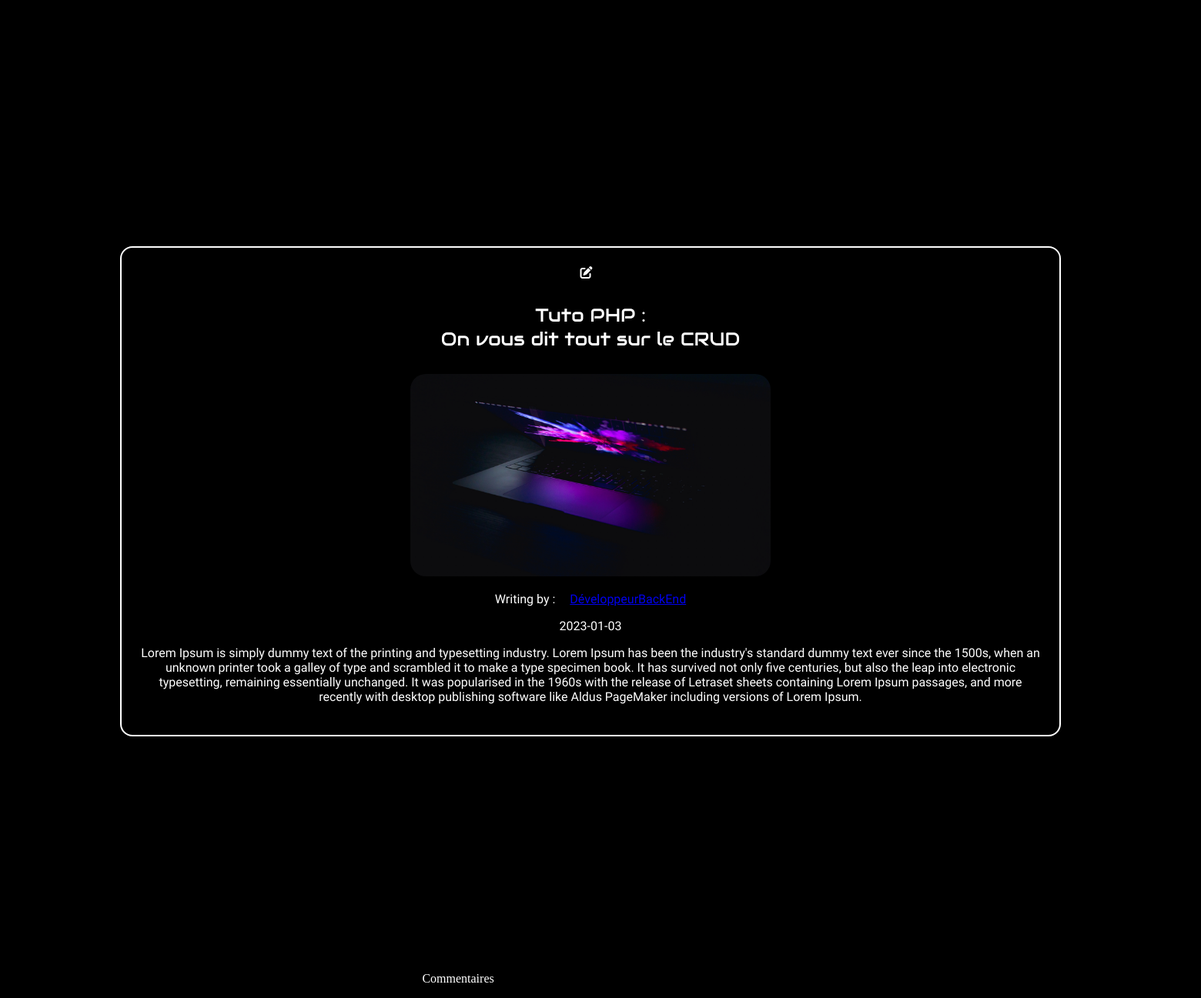
Screenshot of /single.php?id=2 with the database file from the repository.
### tables this page shows
CREATE TABLE `post` (
  `id_post` int(11) NOT NULL,
  `title` varchar(255) NOT NULL,
  `date` date NOT NULL,
  `content` text NOT NULL,
  `picture` varchar(255) DEFAULT NULL,
  `id_user` int(11) NOT NULL
);

CREATE TABLE `user` (
  `id_user` int(11) NOT NULL,
  `pseudo` varchar(255) NOT NULL,
  `email` varchar(255) NOT NULL,
  `password` varchar(255) NOT NULL,
  `id_role` int(11) DEFAULT NULL
);

### single.php (called while the page is built, shortened)
<?php
require_once'./Models/managers/PostManager.php';
$id = $_GET['id'];
$post = PostManager::getPostById($id);
require_once'./Views/singleViews.php';
?>

### Models/managers/PostManager.php (called while the page is built, shortened)
<?php
require_once'./Models/classes/Post.php';
class PostManager {
    public static function getPostById($id) {
            $dbh = dbconnect();
            $query = $dbh->prepare("SELECT * FROM post JOIN user ON post.id_user = user.id_user WHERE id_post =$id");
            $query->execute();
            $query->setFetchMode(PDO::FETCH_CLASS, 'Post');
            $post = $query->fetch();
            return $post;
    }
}

### Models/classes/Post.php (called while the page is built, shortened)
<?php
class Post {
    private $title;
    private $date;
    private $content;
    private $picture;
    private $id_user;
    private $pseudo;
    public function getTitle(){
        return $this->title;
    }
    public function getDate(){
        return $this->date;
    }
    public function getContent(){
        return $this->content;
    }
    public function getPicture(){
        return $this->picture;
    }
    public function getIdUser(){
        return $this->id_user;
    }
    public function getPseudo(){
        return $this->pseudo;
    }
}

### Views/singleViews.php (the view, shortened to what this page needs)
<?php
 require_once 'partials/header.php';
?>
<section class="container section single">
        <div>
        <i class="fa-solid fa-pen-to-square"></i>
        </div>
        <div class="article">
           <h2><?php echo $post->getTitle() ?></h2>
           <img class="image_article" src="./Content/<?php echo $post->getPicture() ?>" alt="image">
           <p> Writing by : <a class="span-author" href="author.php?id=<?php echo $post->getIdUser()?>"> <?php echo $post->getPseudo(); ?></a></p>
           <p><?php echo $post->getDate() ?></p>
           <p><?php echo $post->getContent() ?></p>
        </div>
</section>
<section class="container section comment">
<p>Commentaires <br>
</section>
<?php
 require_once 'partials/footer.php';
 ?>
</body>
</html>

### Content/style.css (style rules this page uses)
body { background: rgb(0, 0, 0); color: #ffff; z-index: 2; height: 100vh; animation: transitionIn 0.75s; display: flex; flex-direction: column; justify-content: space-evenly; align-items: center; }
header h1, h2 { text-align: center; padding: 10px; }
.image_article { width: 40%; border-radius: 20px; }
.article { font-family: 'Baloo 2', cursive; }
.span-author { padding-left: 15px; }
.section { width: 30%; }
.single { width: 75vw; top:40vh; left: 10vw; display: flex; flex-direction: column; justify-content: center; align-items: center; text-align: center; position: absolute; border: #fff solid 2px; border-radius: 16px; padding: 24px; }
.single h2 { font-family: 'Audiowide', cursive; text-decoration: none; font-weight: 300; }
.single p { font-family: 'Baloo 2', cursive; }
.comment { position: relative; top: 108vh; }
.fa-solid { padding-left: 5px; padding-right: 16px; }

### rows the page displays
post: title "Tuto PHP : On vous dit tout sur le CRUD", picture (picture), id_user.pseudo "DéveloppeurBackEnd", date "2023-01-03", content "Lorem Ipsum is simply dummy text of the printing and typesetting industry. Lorem Ipsum has been the industry's standard dummy text ever since the 1500s, when an unknown printer took a galley of type and scrambled it to make a type specimen book. It has survived not only five centuries, but also the leap into electronic typesetting, remaining essentially unchanged. It was popularised in the 1960s with the release of Letraset sheets containing Lorem Ipsum passages, and more recently with desktop publishing software like Aldus PageMaker including versions of Lorem Ipsum."
